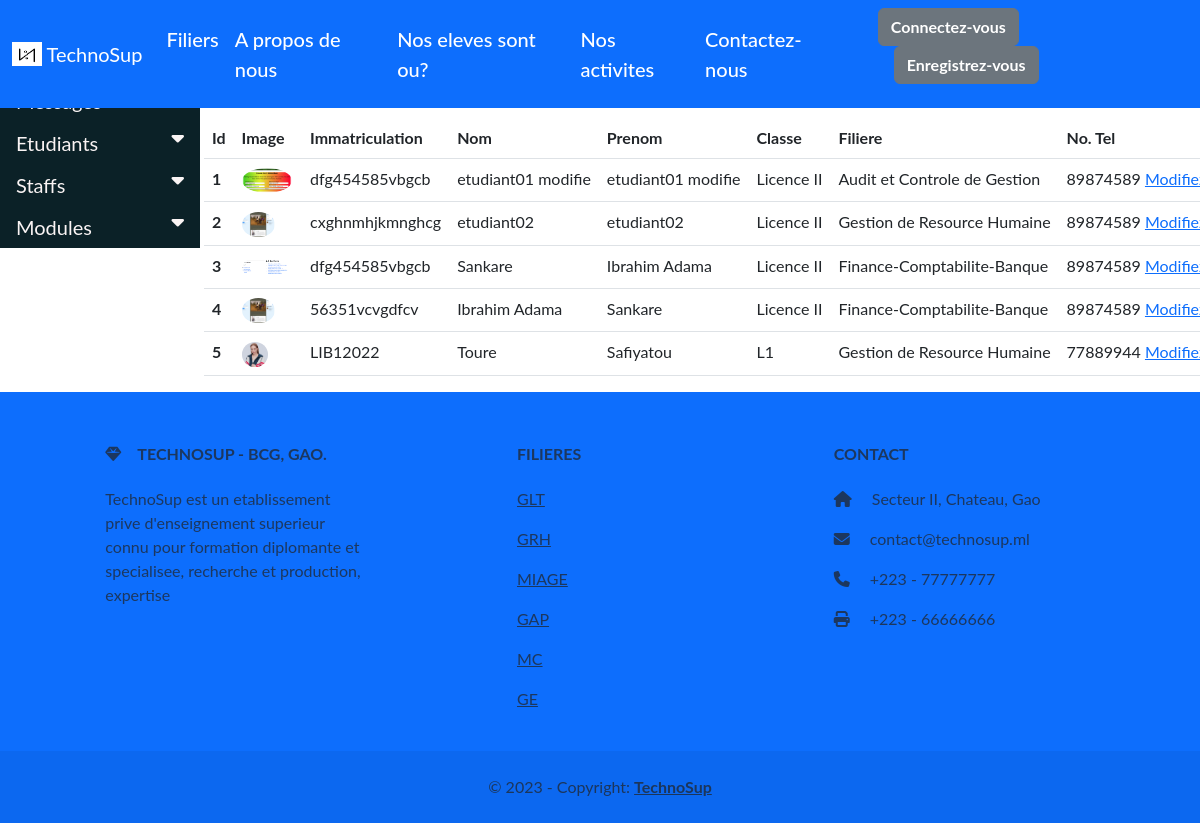
Screenshot of /hod/student/view_students with the database file from the repository.
### app/models.py (models this page shows, shortened)
class Student(models.Model):
    user = models.OneToOneField(CustomUser, on_delete=models.CASCADE)
    sexe = models.CharField(max_length=100)
    telephone_etudiant = models.IntegerField(null=True, blank=True)
    telephone_parent = models.IntegerField(null=True, blank=True)
    adresse = models.TextField(null=True, blank=True)
    image = models.ImageField(upload_to='student_image', default='student_default_image.png')
    date_de_naissance = models.CharField(max_length=25, null=True, blank=True) # use charfield
    immatriculation = models.CharField(max_length=20)
    classe = models.CharField(
        choices = (
            ('L1', 'Licence I'),
            ('L2', 'Licence II'),
            ('L3', 'Licence III'),
        ),
        max_length=15
    )
    filiere = models.ForeignKey(Filiere, on_delete=models.CASCADE)
    promotion = models.ForeignKey(Promotion, on_delete=models.CASCADE)
    modules = models.ManyToManyField(Module, blank=True)
    date_inscription = models.DateField(auto_now_add=True)
    date_dernier_modification = models.DateField(auto_now_add=True) # should appear some where on the admin and profile page

class CustomUser(AbstractUser):
    USER = (
        ('ADMIN', 'ADMIN'),
        ('STAFF', 'STAFF'),
        ('STUDENT', 'STUDENT'),
    )
    user_type = models.CharField(choices=USER, max_length=50, default='ADMIN')

class Filiere(models.Model):
    nom = models.CharField(max_length=100)
    nom_abregee = models.CharField(max_length=100)
    date_cree = models.DateTimeField(auto_now_add=True)
    modules = models.ManyToManyField('Module', blank=True)
    date_modifie = models.DateTimeField(auto_now=True)

### app/hod_views.py (the view)
# urls.py: path('hod/student/view_students', hod_views.view_students, name='view-students'),
def view_students(request):
    students = Student.objects.all()
    context = {
        'students': students
    }
    return render(request, 'hod/view_students.html', context)

### templates/hod/view_students.html (shortened to what this page needs)
{% extends "base.html" %}
{% block content %}
<div class="">
    <div class="row">
        <div class="col-2">
            {% include "includes/sidebar.html" %}
        </div>
        <div class="col-10">
            <h3 class="text-center pt-3 font-weight-bolder"><u>Liste des etudiants actives</u></h3>
            <div class="table-responsive text-nowrap">
                <table class="table">
                    <thead>
                        <tr>
                            <th scope="col">Id</th>
                            <th scope="col">Image</th>
                            <th scope="col">Immatriculation</th>
                            <th scope="col">Nom</th>
                            <th scope="col">Prenom</th>
                            <th scope="col">Classe</th>
                            <th scope="col">Filiere</th>
                            <th scope="col">No. Tel</th>
                        </tr>
                    </thead>
                    <tbody>
                        {% for student in students %}
                        <tr>
                            <th scope="row">{{ forloop.counter }}</th>
                            <td>
                                <img src="{{ student.image.url }}" alt="" class="rounded-circle" style="height: 25px">
                            </td>
                            <td>{{ student.immatriculation }}</td>
                            <td>{{ student.user.first_name }}</td>
                            <td>{{ student.user.last_name }}</td>
                            <td>{{ student.classe }}</td>
                            <td>{{ student.filiere.nom }}</td>
                            <td>
                                {{ student.telephone_etudiant }}
                                <a href="{% url 'edit-student' student.id %}">Modifiez</a>
                            </td>
                        </tr>
                        {% endfor %}
                    </tbody>
                </table>
            </div>
        </div>
    </div>
</div>
{% endblock content %}

### static/css/custom.css (style rules this page uses)
body::before { display: block; content: ""; height: 60px; }

### templates/includes/sidebar.html (style rules this page uses)
body { font-family: "Lato", sans-serif; }

### rows the page displays
Student: image (picture), immatriculation "dfg454585vbgcb", user.first_name "etudiant01 modifie", user.last_name "etudiant01 modifie", classe "Licence II", filiere.nom "Audit et Controle de Gestion", telephone_etudiant "89874589"
Student: image (picture), immatriculation "cxghnmhjkmnghcg", user.first_name "etudiant02", user.last_name "etudiant02", classe "Licence II", filiere.nom "Gestion de Resource Humaine", telephone_etudiant "89874589"
Student: image (picture), immatriculation "dfg454585vbgcb", user.first_name "Sankare", user.last_name "Ibrahim Adama", classe "Licence II", filiere.nom "Finance-Comptabilite-Banque", telephone_etudiant "89874589"
Student: image (picture), immatriculation "56351vcvgdfcv", user.first_name "Ibrahim Adama", user.last_name "Sankare", classe "Licence II", filiere.nom "Finance-Comptabilite-Banque", telephone_etudiant "89874589"
Student: image (picture), immatriculation "LIB12022", user.first_name "Toure", user.last_name "Safiyatou", classe "L1", filiere.nom "Gestion de Resource Humaine", telephone_etudiant "77889944"
